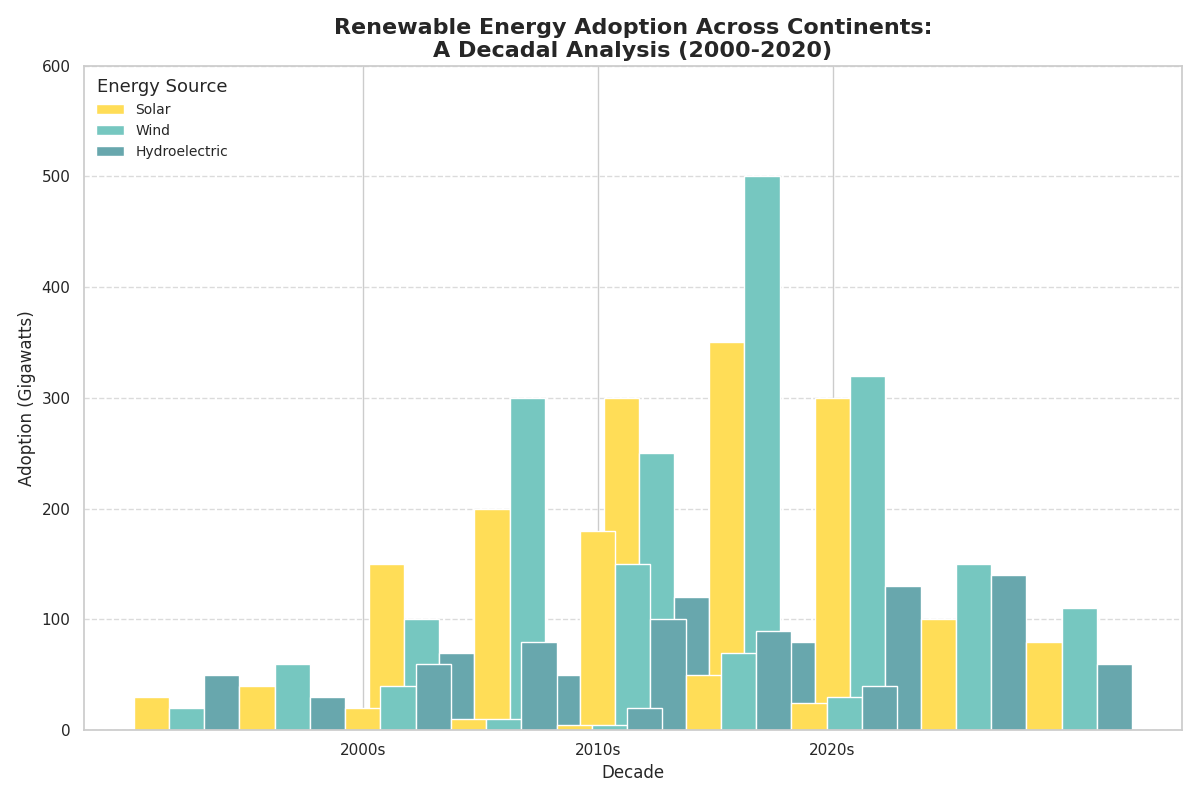

The script that drew this image:
import matplotlib.pyplot as plt
import numpy as np

# Define continents and decades
continents = ['Asia', 'Europe', 'North America', 'South America', 'Africa']
decades = ['2000s', '2010s', '2020s']

# Renewable energy adoption data in gigawatts for each continent over the decades
# Format: [[solar, wind, hydro], ...] for each continent
asia = [[30, 20, 50], [150, 100, 70], [300, 250, 120]]
europe = [[40, 60, 30], [200, 300, 50], [350, 500, 80]]
north_america = [[20, 40, 60], [180, 150, 100], [300, 320, 130]]
south_america = [[10, 10, 80], [50, 70, 90], [100, 150, 140]]
africa = [[5, 5, 20], [25, 30, 40], [80, 110, 60]]

# Compile the data into a list
data = [asia, europe, north_america, south_america, africa]

# Define colors for each energy type
colors = ['#ffdd57', '#76c7c0', '#68a7ad']
sources = ['Solar', 'Wind', 'Hydroelectric']

# Set up the figure and axes
fig, ax = plt.subplots(figsize=(12, 8))

# Calculate x positions for each decade's bars
bar_width = 0.15
x_positions = np.arange(len(decades))

# Plot each energy type as grouped bars for each continent
for i, continent_data in enumerate(data):
    solar, wind, hydro = np.array(continent_data).T
    
    x_offset = i * bar_width * len(sources)

    ax.bar(x_positions + x_offset, solar, color=colors[0], label=sources[0] if i == 0 else "", width=bar_width)
    ax.bar(x_positions + x_offset + bar_width, wind, color=colors[1], label=sources[1] if i == 0 else "", width=bar_width)
    ax.bar(x_positions + x_offset + 2 * bar_width, hydro, color=colors[2], label=sources[2] if i == 0 else "", width=bar_width)

# Configure the plot
ax.set_title('Renewable Energy Adoption Across Continents:\nA Decadal Analysis (2000-2020)', 
             fontsize=16, fontweight='bold')
ax.set_xlabel('Decade', fontsize=12)
ax.set_ylabel('Adoption (Gigawatts)', fontsize=12)
ax.set_ylim(0, 600)
ax.set_xticks(x_positions + bar_width * len(sources) * (len(continents) - 1) / 2)
ax.set_xticklabels(decades)

# Add grid for easier comparison
ax.grid(axis='y', linestyle='--', alpha=0.7)

# Add legend
ax.legend(loc='upper left', fontsize=10, frameon=False, title='Energy Source', title_fontsize='13')

plt.tight_layout()
plt.show()
